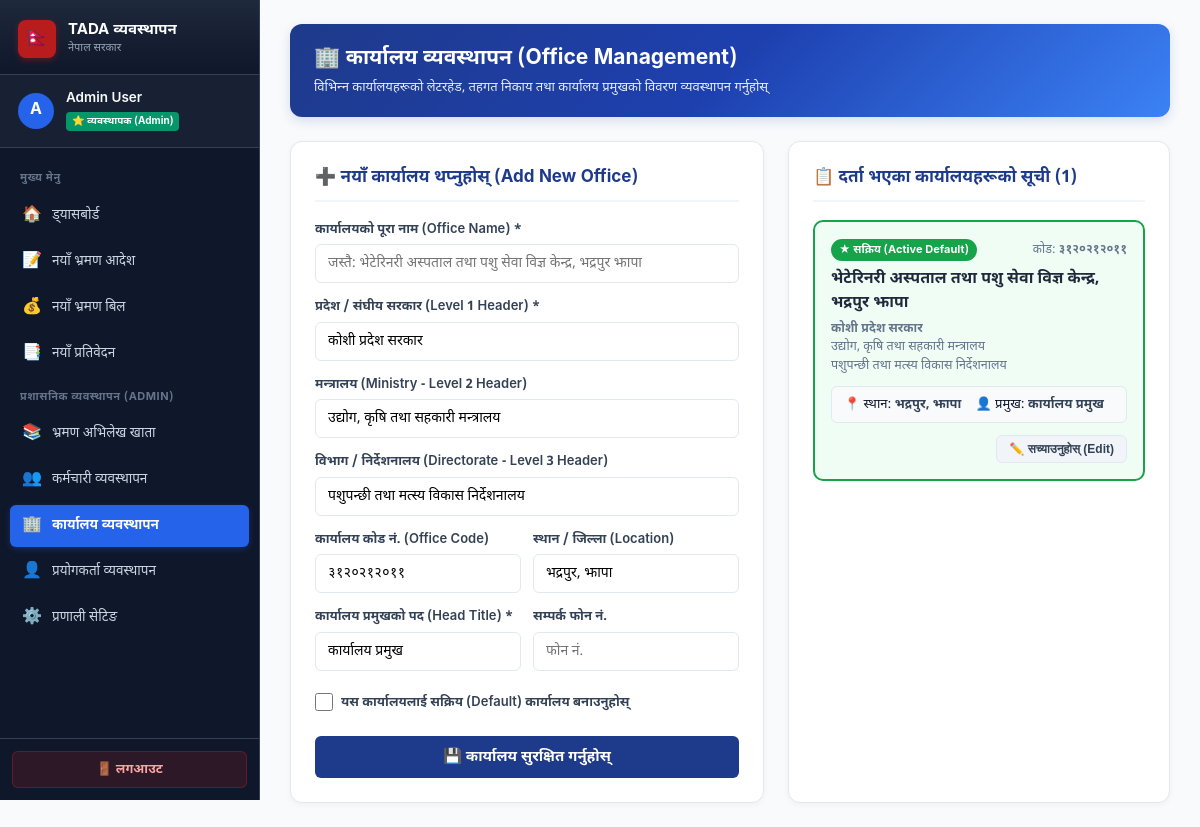
Page /offices/ (signed in) on the committed database.
### travel/models.py (models this page shows, shortened)
class Office(models.Model):
    name = models.CharField(max_length=255, verbose_name="कार्यालयको नाम (Office Name)")
    parent_body_1 = models.CharField(
        max_length=255,
        default="कोशी प्रदेश सरकार",
        verbose_name="प्रदेश / संघीय सरकार (Level 1)",
        blank=True,
        null=True
    )
    parent_body_2 = models.CharField(
        max_length=255,
        default="उद्योग, कृषि तथा सहकारी मन्त्रालय",
        verbose_name="मन्त्रालय (Ministry - Level 2)",
        blank=True,
        null=True
    )
    parent_body_3 = models.CharField(
        max_length=255,
        default="पशुपन्छी तथा मत्स्य विकास निर्देशनालय",
        verbose_name="विभाग / निर्देशनालय (Department/Directorate - Level 3)",
        blank=True,
        null=True
    )
    office_code = models.CharField(
        max_length=50,
        default="३१२०२१२०११",
        verbose_name="कार्यालय कोड नं. (Office Code)",
        blank=True,
        null=True
    )
    location = models.CharField(
        max_length=255,
        default="भद्रपुर, झापा",
        verbose_name="ठेगाना / जिल्ला (Location)",
        blank=True,
        null=True
    )
    head_title = models.CharField(
        max_length=100,
        default="कार्यालय प्रमुख",
        verbose_name="कार्यालय प्रमुखको पद (Head Designation)",
        help_text="जस्तै: कार्यालय प्रमुख, प्रमुख प्रशासकीय अधिकृत, आयोजना प्रमुख, महानिर्देशक"
    )
    phone_no = models.CharField(max_length=50, verbose_name="फोन नं.", blank=True, null=True)
    email = models.EmailField(verbose_name="इमेल", blank=True, null=True)
    is_default = models.BooleanField(
        default=False,
        verbose_name="सक्रिय / पूर्वनिर्धारित कार्यालय (Active/Default Office)"
    )
    created_at = models.DateTimeField(auto_now_add=True, verbose_name="सिर्जना मिति")
    updated_at = models.DateTimeField(auto_now=True, verbose_name="अद्यावधिक मिति")
    class Meta:
        verbose_name = "कार्यालय (Office)"
        verbose_name_plural = "कार्यालयहरूको व्यवस्थापन (Offices)"
        ordering = ['-is_default', 'name']

### travel/views.py (the view, shortened to what this page needs)
# urls.py: path('offices/', views.manage_offices, name='manage_offices'),
@admin_required
def manage_offices(request):
    message = None
    offices = Office.objects.all().order_by('-is_default', 'name')
    return render(request, 'offices.html', {
        'offices': offices,
        'message': message,
        'is_admin': True,
    })

### travel/views.py (called while the page is built)
def is_admin(user):
    if not user.is_authenticated:
        return False
    if user.is_superuser:
        return True
    return user.groups.filter(name__in=['Admin', 'प्रशासक', 'व्यवस्थापक']).exists()

def admin_required(view_func):
    @wraps(view_func)
    def _wrapped_view(request, *args, **kwargs):
        if not request.user.is_authenticated:
            return redirect(f'/login/?next={request.path}')
        if not is_admin(request.user):
            messages.error(request, "यो पृष्ठ व्यवस्थापक (Admin) को लागि मात्र उपलब्ध छ।")
            return redirect('/')
        return view_func(request, *args, **kwargs)
    return _wrapped_view

### templates/offices.html (shortened to what this page needs)
<!DOCTYPE html>
<html lang="ne">
<head>
</head>
<body>
<div class="sidebar">
    <div class="sidebar-brand">
        <div class="brand-icon">🇳🇵</div>
        <div class="brand-text">
            <h2>TADA व्यवस्थापन</h2>
            <p>नेपाल सरकार</p>
        </div>
    </div>
    <div class="user-profile-box">
        <div class="user-avatar">
            {{ request.user.username|slice:":1"|upper }}
        </div>
        <div class="user-info">
            <div class="name">{{ request.user.get_full_name|default:request.user.username }}</div>
            <div class="role-badge">⭐ व्यवस्थापक (Admin)</div>
        </div>
    </div>
    <ul class="sidebar-menu">
        <li class="menu-header">मुख्य मेनु</li>
        <li>
            <a href="/">
                <span class="menu-icon">🏠</span>
                <span>ड्यासबोर्ड</span>
            </a>
        </li>
        <li>
            <a href="/order/new/">
                <span class="menu-icon">📝</span>
                <span>नयाँ भ्रमण आदेश</span>
            </a>
        </li>
        <li>
            <a href="/bill/new/">
                <span class="menu-icon">💰</span>
                <span>नयाँ भ्रमण बिल</span>
            </a>
        </li>
        <li>
            <a href="/report/new/">
                <span class="menu-icon">📑</span>
                <span>नयाँ प्रतिवेदन</span>
            </a>
        </li>
        <li class="menu-header">प्रशासनिक व्यवस्थापन (Admin)</li>
        <li>
            <a href="/register/">
                <span class="menu-icon">📚</span>
                <span>भ्रमण अभिलेख खाता</span>
            </a>
        </li>
        <li>
            <a href="/employees/">
                <span class="menu-icon">👥</span>
                <span>कर्मचारी व्यवस्थापन</span>
            </a>
        </li>
        <li class="active">
            <a href="/offices/">
                <span class="menu-icon">🏢</span>
                <span>कार्यालय व्यवस्थापन</span>
            </a>
        </li>
        <li>
            <a href="/users/">
                <span class="menu-icon">👤</span>
                <span>प्रयोगकर्ता व्यवस्थापन</span>
            </a>
        </li>
        <li>
            <a href="/admin/" target="_blank">
                <span class="menu-icon">⚙️</span>
                <span>प्रणाली सेटिङ</span>
            </a>
        </li>
    </ul>
    <div class="sidebar-footer">
        <a href="/logout/" class="btn-logout">
            <span>🚪 लगआउट</span>
        </a>
    </div>
</div>
<div class="main-wrapper">
    <div class="page-header">
        <div class="page-title">
            <h1>🏢 कार्यालय व्यवस्थापन (Office Management)</h1>
            <p>विभिन्न कार्यालयहरूको लेटरहेड, तहगत निकाय तथा कार्यालय प्रमुखको विवरण व्यवस्थापन गर्नुहोस्</p>
        </div>
    </div>
    <div class="layout-grid">
        <div class="card">
            <div class="card-title">
                <span id="formTitle">➕ नयाँ कार्यालय थप्नुहोस् (Add New Office)</span>
            </div>
            <form method="POST" action="/offices/" id="officeForm">
                <div class="form-group">
                    <label>कार्यालयको पूरा नाम (Office Name) *</label>
                    <input type="text" name="name" id="id_name" required placeholder="जस्तै: भेटेरिनरी अस्पताल तथा पशु सेवा विज्ञ केन्द्र, भद्रपुर झापा">
                </div>
                <div class="form-group">
                    <label>प्रदेश / संघीय सरकार (Level 1 Header) *</label>
                    <input type="text" name="parent_body_1" id="id_parent_body_1" value="कोशी प्रदेश सरकार" required placeholder="जस्तै: कोशी प्रदेश सरकार / बागमती प्रदेश सरकार / नेपाल सरकार">
                </div>
                <div class="form-group">
                    <label>मन्त्रालय (Ministry - Level 2 Header)</label>
                    <input type="text" name="parent_body_2" id="id_parent_body_2" value="उद्योग, कृषि तथा सहकारी मन्त्रालय" placeholder="जस्तै: उद्योग, कृषि तथा सहकारी मन्त्रालय">
                </div>
                <div class="form-group">
                    <label>विभाग / निर्देशनालय (Directorate - Level 3 Header)</label>
                    <input type="text" name="parent_body_3" id="id_parent_body_3" value="पशुपन्छी तथा मत्स्य विकास निर्देशनालय" placeholder="जस्तै: पशुपन्छी तथा मत्स्य विकास निर्देशनालय / स्वास्थ्य सेवा विभाग">
                </div>
                <div class="form-row">
                    <div class="form-group">
                        <label>कार्यालय कोड नं. (Office Code)</label>
                        <input type="text" name="office_code" id="id_office_code" value="३१२०२१२०११" placeholder="जस्तै: ३१२०२१२०११">
                    </div>
                    <div class="form-group">
                        <label>स्थान / जिल्ला (Location)</label>
                        <input type="text" name="location" id="id_location" value="भद्रपुर, झापा" placeholder="जस्तै: भद्रपुर, झापा / पोखरा, कास्की">
                    </div>
                </div>
                <div class="form-row">
                    <div class="form-group">
                        <label>कार्यालय प्रमुखको पद (Head Title) *</label>
                        <input type="text" name="head_title" id="id_head_title" value="कार्यालय प्रमुख" required placeholder="जस्तै: कार्यालय प्रमुख / प्रमुख प्रशासकीय अधिकृत">
                    </div>
                    <div class="form-group">
                        <label>सम्पर्क फोन नं.</label>
                        <input type="text" name="phone_no" id="id_phone_no" placeholder="फोन नं.">
                    </div>
                </div>
                <div class="form-group" style="flex-direction:row; align-items:center; gap:8px; margin-top:8px;">
                    <input type="checkbox" name="is_default" id="id_is_default" style="width:18px; height:18px; cursor:pointer;">
                    <label for="id_is_default" style="cursor:pointer; margin-bottom:0;">यस कार्यालयलाई सक्रिय (Default) कार्यालय बनाउनुहोस्</label>
                </div>
                <button type="submit" class="btn-save" id="btnSubmit">💾 कार्यालय सुरक्षित गर्नुहोस्</button>
            </form>
        </div>
        <div class="card">
            <div class="card-title">
                <span>📋 दर्ता भएका कार्यालयहरूको सूची ({{ offices.count }})</span>
            </div>
            {% for off in offices %}
            <div class="office-card {% if off.is_default %}active-office{% endif %}">
                <div style="display:flex; justify-content:space-between; align-items:center;">
                    <div>
                        {% if off.is_default %}
                        <span class="badge-active">★ सक्रिय (Active Default)</span>
                        {% else %}
                        <span style="font-size:12px; color:#64748b;">सामान्य कार्यालय</span>
                        {% endif %}
                    </div>
                    <div style="font-size:12px; color:#64748b;">
                        कोड: <b>{{ off.office_code|default:"-" }}</b>
                    </div>
                </div>
                <div class="office-name">{{ off.name }}</div>
                <div class="office-hierarchy">
                    <b>{{ off.parent_body_1|default:"" }}</b><br>
                    {% if off.parent_body_2 %}{{ off.parent_body_2 }}<br>{% endif %}
                    {% if off.parent_body_3 %}{{ off.parent_body_3 }}{% endif %}
                </div>
                <div class="office-meta">
                    <div class="meta-item">📍 स्थान: <b>{{ off.location|default:"-" }}</b></div>
                    <div class="meta-item">👤 प्रमुख: <b>{{ off.head_title|default:"कार्यालय प्रमुख" }}</b></div>
                </div>
                <div class="office-actions">
                    <button type="button" class="btn-edit" onclick="editOffice({{ off.id }}, '{{ off.name|escapejs }}', '{{ off.parent_body_1|escapejs }}', '{{ off.parent_body_2|escapejs }}', '{{ off.parent_body_3|escapejs }}', '{{ off.office_code|escapejs }}', '{{ off.location|escapejs }}', '{{ off.head_title|escapejs }}', '{{ off.phone_no|escapejs }}', {{ off.is_default|yesno:'true,false' }})">✏️ सच्याउनुहोस् (Edit)</button>
                </div>
            </div>
            {% empty %}
            <div style="text-align:center; padding:30px; color:#64748b;">
                हाल कुनै कार्यालय दर्ता भएको छैन ।
            </div>
            {% endfor %}
        </div>
    </div>
</div>
</body>
</html>

### rows in the picture
Office: is_default "★ सक्रिय (Active Default)", office_code "३१२०२१२०११", name "भेटेरिनरी अस्पताल तथा पशु सेवा विज्ञ केन्द्र, भद्रपुर झापा", parent_body_1 "कोशी प्रदेश सरकार", parent_body_2 "उद्योग, कृषि तथा सहकारी मन्त्रालय", parent_body_3 "पशुपन्छी तथा मत्स्य विकास निर्देशनालय", location "भद्रपुर, झापा", head_title "कार्यालय प्रमुख"

### other values in the picture
{{ request.user.username|slice:":1"|upper }} "A"
{{ request.user.get_full_name|default:request.user.username }} "Admin User"
{{ offices.count }} "1"
